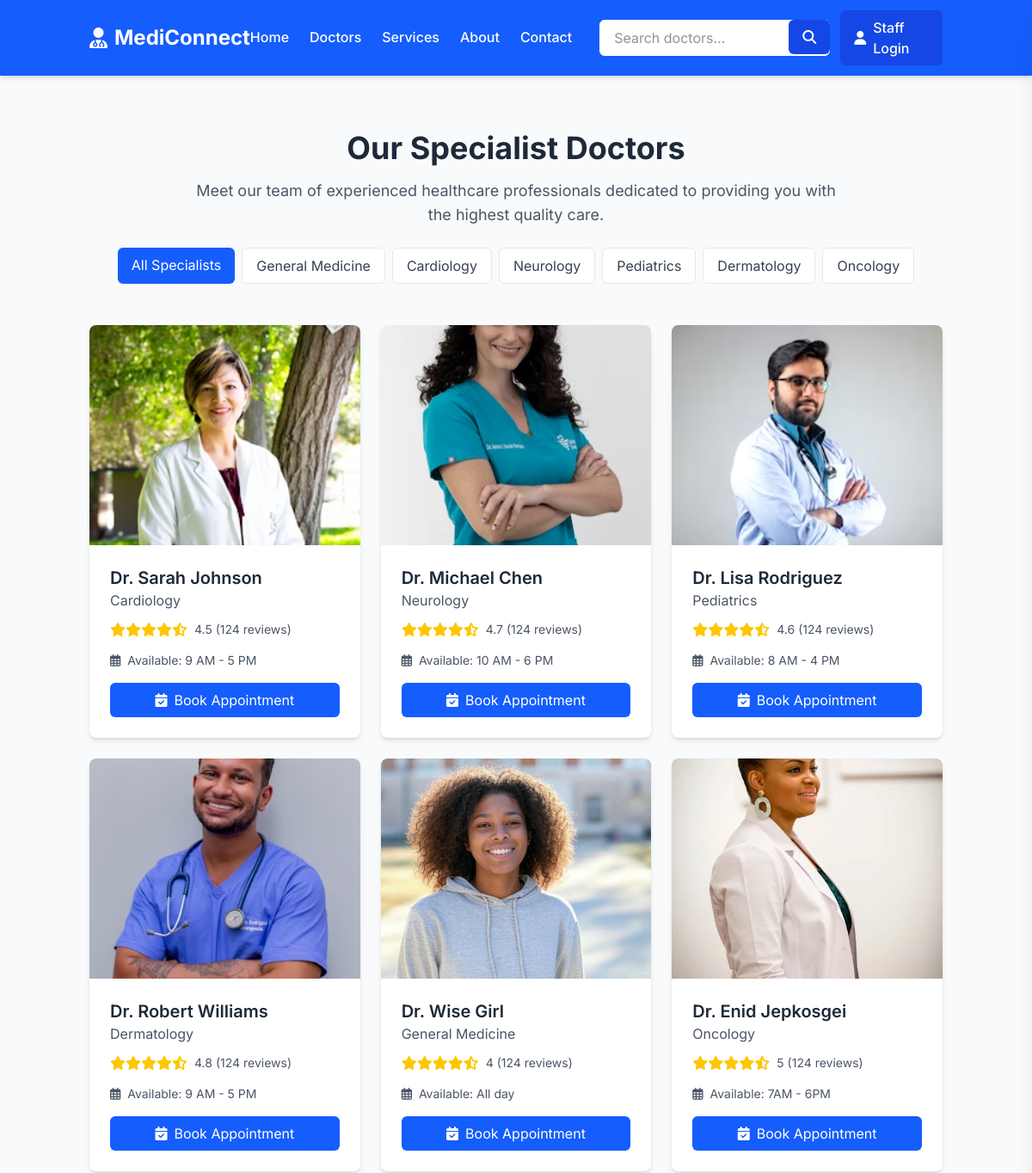
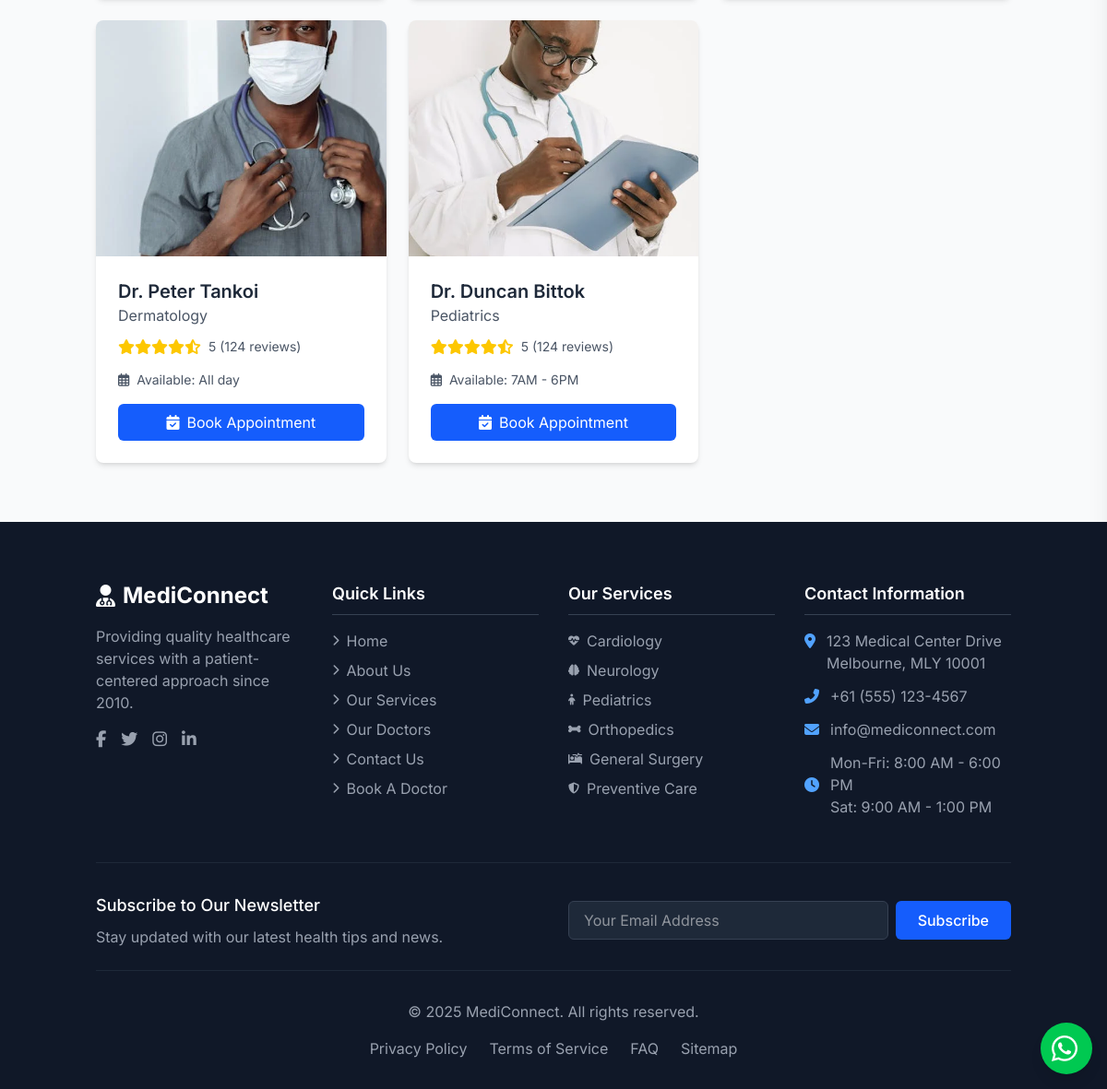
Page /doctors on the committed database (2 pictures, top to bottom).
### models/models.py (models this page shows, shortened)
class Department(db.Model):
    id = db.Column(db.Integer, primary_key=True)
    name = db.Column(db.String(100), nullable=False)
    image_url = db.Column(db.String(100), nullable=True)  # Optional image URL for department
    doctors = db.relationship('Doctor', backref='department', lazy=True)

class Doctor(db.Model):
    id = db.Column(db.Integer, primary_key=True)
    name = db.Column(db.String(100), nullable=False)
    department_id = db.Column(db.Integer, db.ForeignKey('department.id'), nullable=False)  # Foreign key to Department
    image_url = db.Column(db.String(300), nullable=False)
    rating = db.Column(db.String(300), nullable=False)  # Doctor's rating
    work_hours = db.Column(db.String(300), nullable=False)  # Working hours of the doctor
    appointments = db.relationship('Appointment', backref='doctor', lazy=True)

### app.py (the view)
@app.route('/doctors', methods=['GET'])
def doctors():
    departments = Department.query.all()
    doctors = Doctor.query.all()
    return render_template('doctors.html', doctors=doctors, departments=departments)

### templates/doctors.html (shortened to what this page needs)
{% extends "base.html" %}
{% block content %}
<section class="doctors-section py-16 bg-gray-50">
    <div class="container mx-auto px-4">
        <div class="text-center mb-12">
            <h2 class="text-3xl md:text-4xl font-bold text-gray-800 mb-4">Our Specialist Doctors</h2>
            <p class="text-lg text-gray-600 max-w-3xl mx-auto">Meet our team of experienced healthcare professionals
                dedicated to providing you with the highest quality care.</p>
            <div class="mt-6 inline-flex flex-wrap justify-center gap-2">
                <a href="{{ url_for('doctors') }}"
                    class="bg-blue-600 text-white px-4 py-2 rounded-md hover:bg-blue-700 transition">All
                    Specialists</a>
                {% for department in departments %}
                <a href="{{ url_for('departmental_doctors', department_id=department.id) }}"
                    class="block bg-white text-gray-700 px-4 py-2 rounded-md hover:bg-gray-100 transition border border-gray-200">
                    {{ department.name }}
                </a>
                {% endfor %}
            </div>
        </div>
        <div class="grid grid-cols-1 sm:grid-cols-2 lg:grid-cols-3 xl:grid-cols-4 gap-6">
            {% for doctor in doctors %}
            <div
                class="bg-white rounded-lg shadow-md overflow-hidden transition-transform hover:shadow-lg hover:-translate-y-1">
                <div class="relative">
                    <img src="{{ url_for('static', filename='uploads/'+doctor.image_url) }}" alt="Dr. Sarah Johnson"
                        class="w-full h-64 object-cover object-center">
                </div>
                <div class="p-6">
                    <h3 class="text-xl font-semibold text-gray-800">{{ doctor.name }}</h3>
                    <p class="text-gray-600 mb-3">{{ doctor.department.name }}</p>
                    <div class="flex items-center mb-4">
                        <div class="flex text-yellow-400">
                            <i class="fas fa-star"></i>
                            <i class="fas fa-star"></i>
                            <i class="fas fa-star"></i>
                            <i class="fas fa-star"></i>
                            <i class="fas fa-star-half-alt"></i>
                        </div>
                        <span class="text-gray-600 text-sm ml-2">{{ doctor.rating }} (124 reviews)</span>
                    </div>
                    <div class="flex items-center text-sm text-gray-600 mb-4">
                        <i class="far fa-calendar-alt mr-2"></i>
                        <span>Available: {{ doctor.work_hours }}</span>
                    </div>
                    <a href="{{ url_for('book_appointment', doctor_id=doctor.id) }}"
                        class="w-full bg-blue-600 text-white py-2 rounded-md hover:bg-blue-700 transition flex items-center justify-center gap-2">
                        <i class="fas fa-calendar-check"></i> Book Appointment
                    </a>
                </div>
            </div>
            {% endfor %}
        </div>
    </div>
</section>
{% endblock %}

### rows in the picture
Department: name "General Medicine"
Department: name "Cardiology"
Department: name "Neurology"
Department: name "Pediatrics"
Department: name "Dermatology"
Department: name "Oncology"
Doctor: image_url (picture), name "Dr. Sarah Johnson", department.name "Cardiology", rating "4.5", work_hours "9 AM - 5 PM"
Doctor: image_url (picture), name "Dr. Michael Chen", department.name "Neurology", rating "4.7", work_hours "10 AM - 6 PM"
Doctor: image_url (picture), name "Dr. Lisa Rodriguez", department.name "Pediatrics", rating "4.6", work_hours "8 AM - 4 PM"
Doctor: image_url (picture), name "Dr. Robert Williams", department.name "Dermatology", rating "4.8", work_hours "9 AM - 5 PM"
Doctor: image_url (picture), name "Dr. Wise Girl", department.name "General Medicine", rating "4", work_hours "All day"
Doctor: image_url (picture), name "Dr. Enid Jepkosgei", department.name "Oncology", rating "5", work_hours "7AM - 6PM"
Doctor: image_url (picture), name "Dr. Peter Tankoi", department.name "Dermatology", rating "5", work_hours "All day"
Doctor: image_url (picture), name "Dr. Duncan Bittok", department.name "Pediatrics", rating "5", work_hours "7AM - 6PM"
